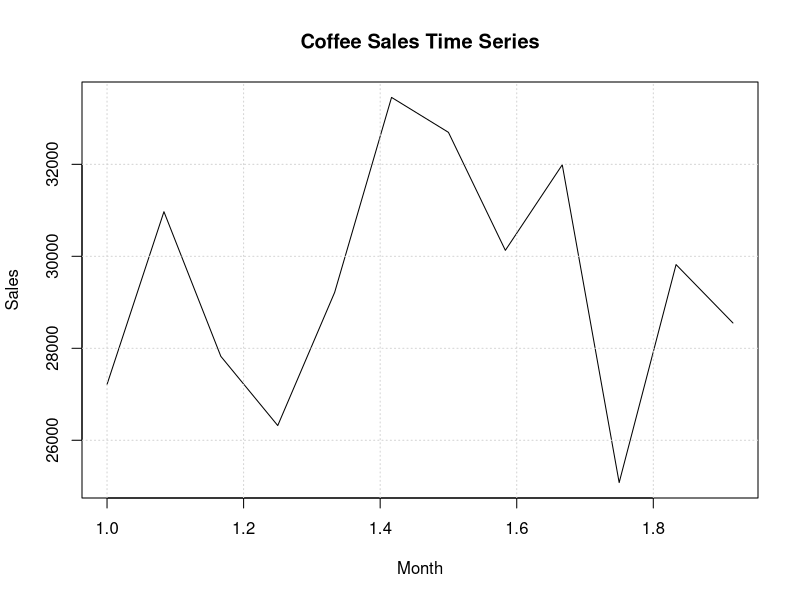
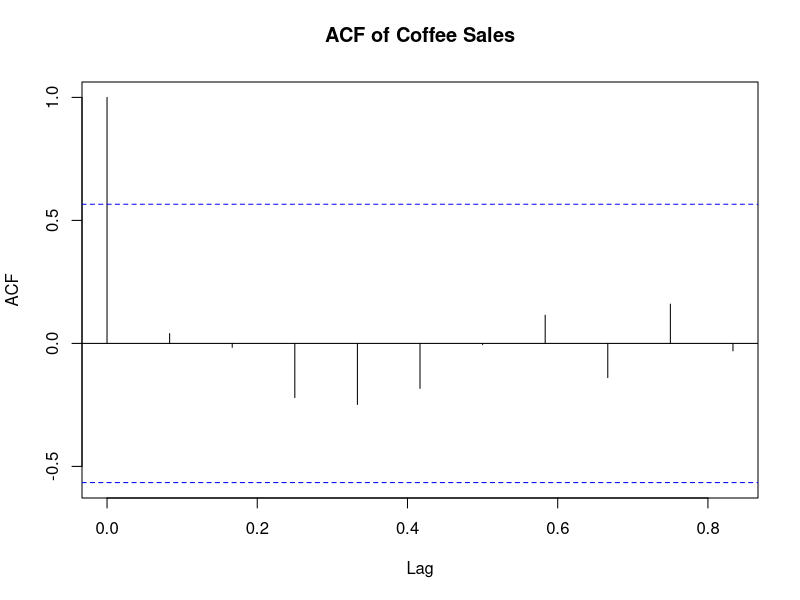
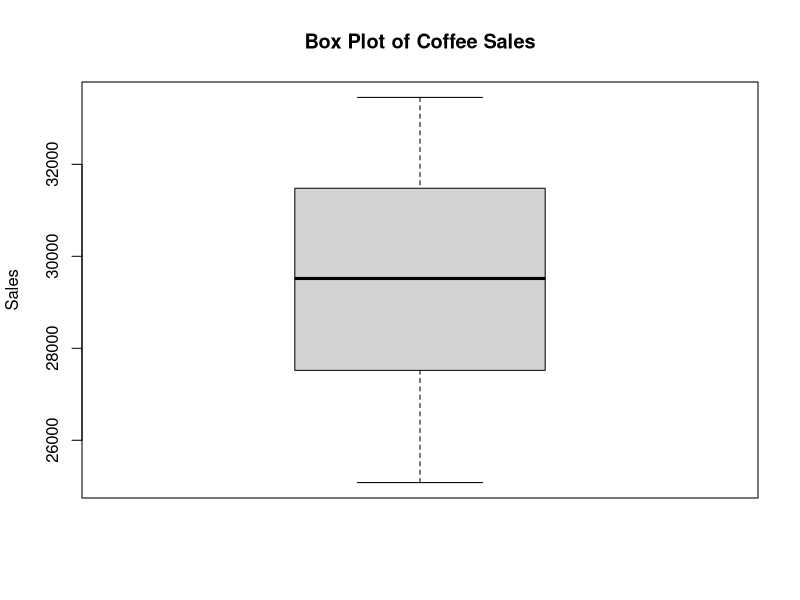
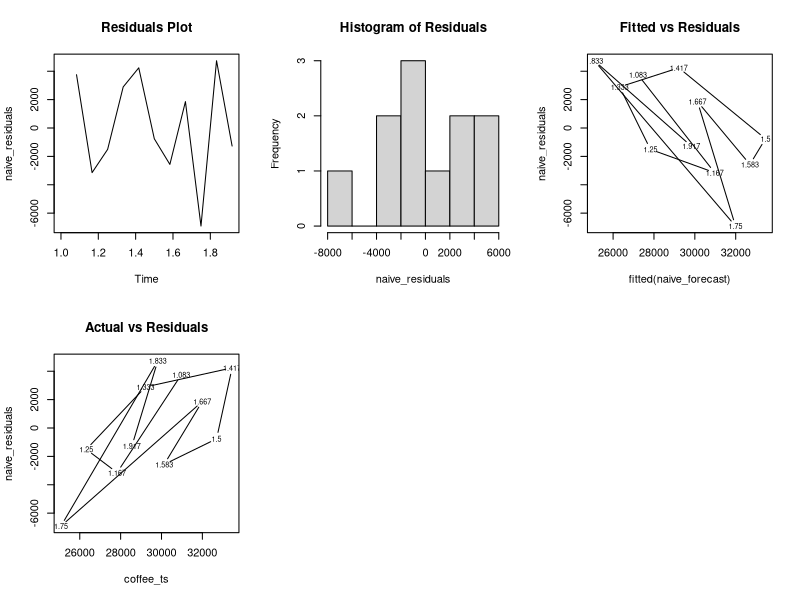
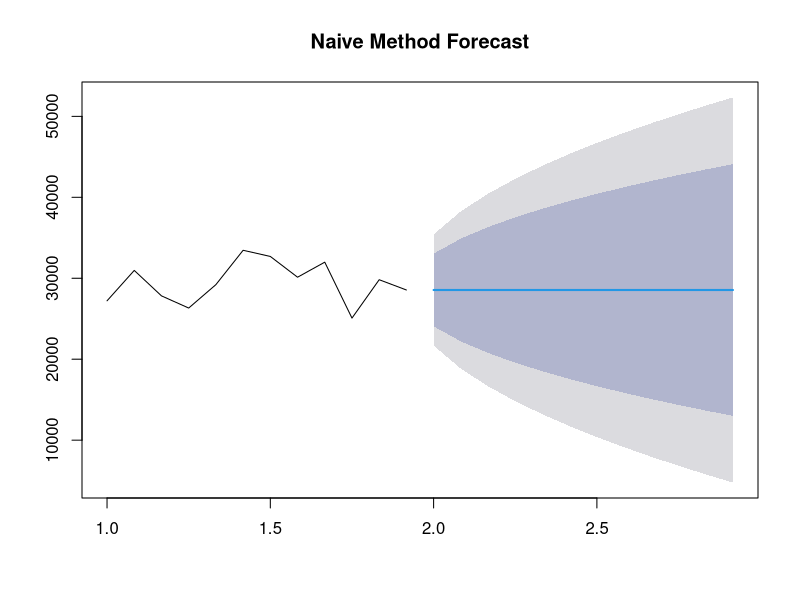
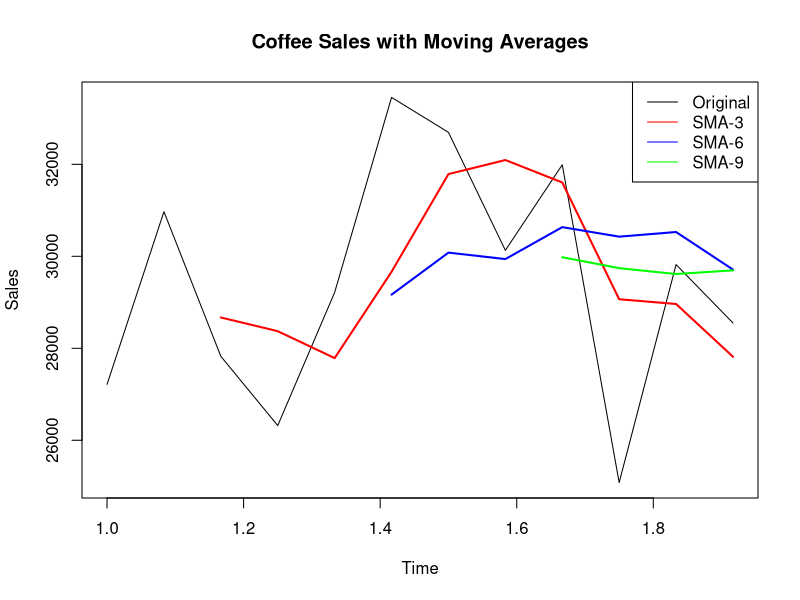
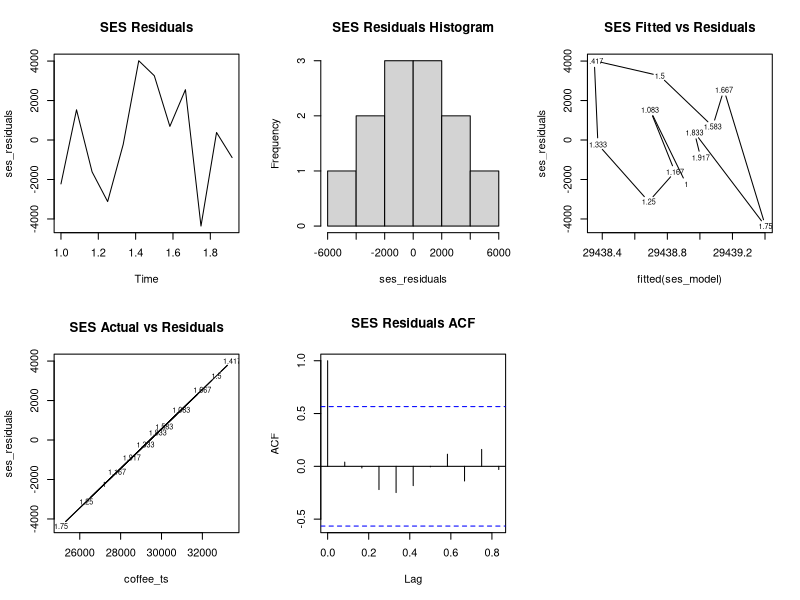
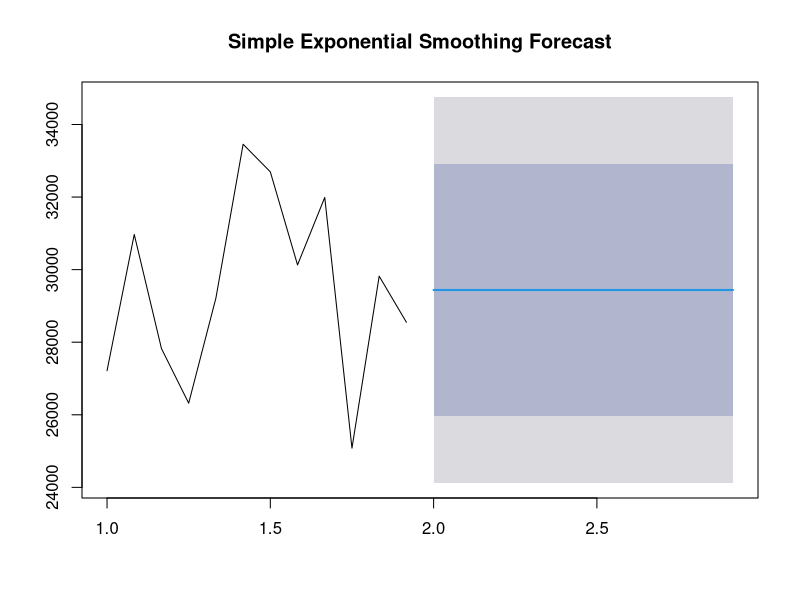

The R script that drew these images, in order:
## ---- chunk 1
library(forecast)
library(ggplot2)
library(tseries)
library(TTR)
## ---- chunk 2
coffee_data <- data.frame(
  Month = c("January", "February", "March", "April", "May", "June", 
            "July", "August", "September", "October", "November", "December"),
  Sales = c(27215, 30970, 27825, 26320, 29215, 33455, 
            32695, 30130, 31990, 25080, 29820, 28550)
)
## ---- chunk 3
coffee_ts <- ts(coffee_data$Sales, start = c(1), frequency = 12)
## ---- chunk 4
plot(coffee_ts, main = "Coffee Sales Time Series", ylab = "Sales", xlab = "Month")
grid()
## ---- chunk 5
acf(coffee_ts, main = "ACF of Coffee Sales")

cat("Observations:\n")
cat("- The time series shows some fluctuation throughout the year\n")
cat("- There appears to be some seasonality with peaks and troughs\n")
## ---- chunk 6
cat("CENTRAL TENDENCY\n")

# Summary statistics
summary_stats <- summary(coffee_data$Sales)
cat("Summary Statistics:\n")
print(summary_stats)

# Box plot
boxplot(coffee_data$Sales, main = "Box Plot of Coffee Sales", ylab = "Sales")

cat("\nObservations from summary stats and box plot:\n")
cat("- Sales range from", min(coffee_data$Sales), "to", max(coffee_data$Sales), "\n")
cat("- Median sales:", median(coffee_data$Sales), "\n")
cat("- The distribution appears symmetric with no extreme outliers\n\n")
## ---- chunk 7
cat(" NAIVE METHOD \n")
## ---- chunk 8
naive_forecast <- naive(coffee_ts, h = 12)
## ---- chunk 9
naive_residuals <- residuals(naive_forecast)

par(mfrow = c(2, 3))
plot(naive_residuals, main = "Residuals Plot")
hist(naive_residuals, main = "Histogram of Residuals")
plot(fitted(naive_forecast), naive_residuals, main = "Fitted vs Residuals")
plot(coffee_ts, naive_residuals, main = "Actual vs Residuals")
par(mfrow = c(1, 1))
## ---- chunk 10
naive_accuracy <- accuracy(naive_forecast)
cat("Accuracy Measures for Naive Method:\n")
print(naive_accuracy)
## ---- chunk 11
cat("\nNaive Forecast for Next Year:\n")
print(naive_forecast$mean)

plot(naive_forecast, main = "Naive Method Forecast")

cat("\nSummary of Naive Method:\n")
cat("- Simple method using last observation as forecast\n")
cat("- Accuracy measures show reasonable performance for this dataset\n")
cat("- Forecast for next year starts at", tail(coffee_data$Sales, 1), "\n\n")
## ---- chunk 12
cat("SIMPLE MOVING AVERAGES\n")
## ---- chunk 13
sma3 <- SMA(coffee_ts, n = 3)
sma6 <- SMA(coffee_ts, n = 6)
sma9 <- SMA(coffee_ts, n = 9)
## ---- chunk 14
plot(coffee_ts, main = "Coffee Sales with Moving Averages", ylab = "Sales")
lines(sma3, col = "red", lwd = 2)
lines(sma6, col = "blue", lwd = 2)
lines(sma9, col = "green", lwd = 2)
legend("topright", legend = c("Original", "SMA-3", "SMA-6", "SMA-9"), 
       col = c("black", "red", "blue", "green"), lty = 1)

cat("Observations:\n")
cat("- SMA-3 (red) closely follows the original data with less smoothing\n")
cat("- SMA-6 (blue) provides moderate smoothing\n")
cat("- SMA-9 (green) provides the most smoothing but loses some detail\n")
cat("- As moving average order increases, the line becomes smoother but lags more\n\n")
## ---- chunk 15
cat("SIMPLE SMOOTHING\n")

# Simple exponential smoothing
ses_model <- ses(coffee_ts, h = 12)
## ---- chunk 16
ses_residuals <- residuals(ses_model)

par(mfrow = c(2, 3))
plot(ses_residuals, main = "SES Residuals")
hist(ses_residuals, main = "SES Residuals Histogram")
plot(fitted(ses_model), ses_residuals, main = "SES Fitted vs Residuals")
plot(coffee_ts, ses_residuals, main = "SES Actual vs Residuals")
acf(ses_residuals, main = "SES Residuals ACF")
par(mfrow = c(1, 1))
## ---- chunk 17
ses_accuracy <- accuracy(ses_model)
cat("\nSES Accuracy Measures:\n")
print(ses_accuracy)
## ---- chunk 18
cat("\nSES Forecast for Next Year:\n")
print(ses_model$mean)

plot(ses_model, main = "Simple Exponential Smoothing Forecast")

cat("\nSES Summary:\n")
cat("- Used weighted average of past observations\n")
cat("- Provides reasonable forecasts for this time series\n\n")
## ---- chunk 19
cat("HOLT-WINTERS\n")
## ---- chunk 20
#hw_model <- HoltWinters(coffee_ts)
cat("\n time series data less than 2 periods\n")
## ---- chunk 21
cat("ACCURACY SUMMARY\n")
## ---- chunk 22
cat("CONCLUSION \n")

cat("Time Series Analysis Summary:\n")
cat("- Coffee sales show moderate seasonality with peaks in summer months\n")
cat("- Overall sales are relatively stable throughout the year\n")

cat("Forecast Outlook:\n")
cat("- Next year: Sales expected to remain relatively stable with seasonal patterns\n")
cat("- Next 2 years: Similar seasonal pattern expected to continue\n\n")

